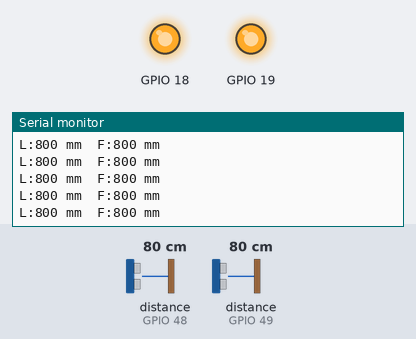
A sketch run on a simulated ESP32. Parts: output pins drawn as LEDs (lit = HIGH), the last lines printed to the serial monitor. Inputs (shaded band) come from the test bench; at power-on: distance to the obstacle (sensors on GPIO 48, GPIO 49) 80 cm.

Above: at 1.2 s.
1.3 s: distance to the obstacle (sensor on GPIO 48) set to 2 cm
At 1.5 s:
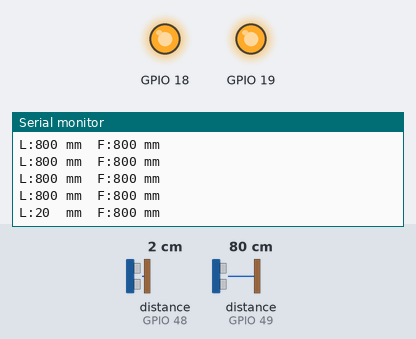
3.3 s: distance to the obstacle (sensor on GPIO 49) set to 2 cm
At 3.5 s:
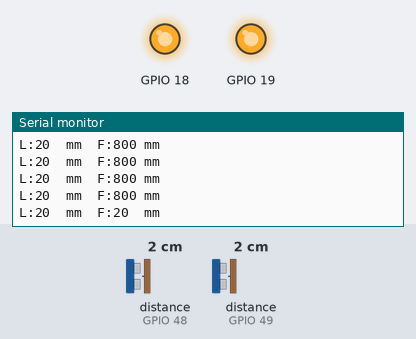
5.3 s: distance to the obstacle (sensor on GPIO 48) set to 18 cm
At 5.5 s:
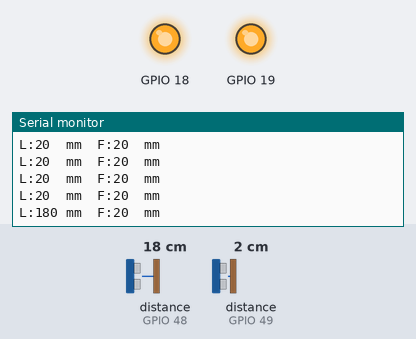
7.3 s: distance to the obstacle (sensor on GPIO 49) set to 120 cm
At 7.49 s:
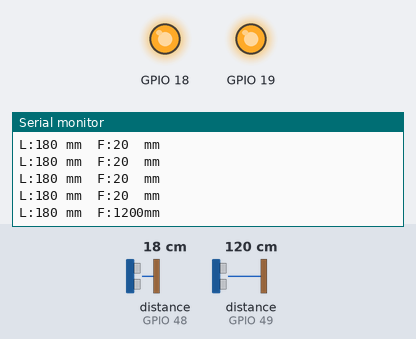

Measured:
- after the input at 1.3 s, the serial monitor: prints a new line after 0.06 s (image 1)
- after the input at 3.3 s, the serial monitor: prints a new line after 0.06 s (image 2)
- after the input at 5.3 s, the serial monitor: prints a new line after 0.06 s (image 3)
- after the input at 7.3 s, the serial monitor: prints a new line after 0.05 s (image 4)

The sketch:

04_tof_2.ino
```cpp
// =====================================================================
// STEP 4 - Two ToF distance sensors (LEFT + FRONT)
// =====================================================================
// WIRING
//   All ToF sensors share power and I2C:
//     VIN -> ESP32 3V3        GND -> ESP32 GND
//     SDA -> ESP32 GPIO6      SCL -> ESP32 GPIO7
//   Each sensor gets its OWN XSHUT wire (this is how they're told apart):
//     LEFT  sensor XSHUT -> GPIO18   (already wired in step 3)
//     FRONT sensor XSHUT -> GPIO19   (new)
//   Only connect the sensors listed here. An extra sensor with its XSHUT
//   unconnected wakes up at 0x29 on its own and breaks the others.
//   The IMU from step 2 can stay connected - it doesn't clash.
//
// WHAT YOU'LL SEE
//   Serial Monitor when it works:
//       STEP 4: two ToF sensors
//         ToF L  XSHUT=GPIO18  addr=0x30  PASS
//         ToF F  XSHUT=GPIO19  addr=0x31  PASS
//       2/2 sensors OK
//       ------------
//       L:142 mm  F:310 mm
//       L:---     F:95 mm       <- "---" = nothing in range (normal)
//   Wave a hand in front of each sensor in turn: only THAT one's number
//   should change. If covering the left sensor changes F, the XSHUT wires
//   are swapped.
//   If one fails, it shows FAIL at startup (with what to check), and
//   L:FAIL or F:FAIL on every line after.
//
// LIBRARY: Library Manager -> "VL53L0X" by Pololu (NOT Adafruit_VL53L0X)
// =====================================================================

#include <Arduino.h>
#include <Wire.h>
#include <VL53L0X.h>

constexpr uint8_t PIN_SDA = 6;
constexpr uint8_t PIN_SCL = 7;

// At or past this = "no wall in range" (the sensor reports ~8190).
constexpr uint16_t MAX_VALID_MM = 2000;

struct Tof {
  const char* name;
  uint8_t     xshut;   // GPIO wired to this sensor's XSHUT pin
  uint8_t     addr;    // I2C address it gets moved to
  VL53L0X     sensor;
  bool        ok;
};

Tof tofs[] = {
  {"L", 18, 0x30, VL53L0X(), false},
  {"F", 19, 0x31, VL53L0X(), false},
};
constexpr uint8_t NUM_TOF = sizeof(tofs) / sizeof(tofs[0]);

// Every VL53L0X wakes up at 0x29, so they're woken one at a time and each
// moves to its own address before the next one wakes.
bool startTof(Tof& t) {
  digitalWrite(t.xshut, HIGH);
  delay(10);
  t.sensor.setTimeout(100);
  if (!t.sensor.init()) {
    // Back to sleep, or it would clash with the next sensor at 0x29.
    digitalWrite(t.xshut, LOW);
    return false;
  }
  if (t.addr != 0x29) t.sensor.setAddress(t.addr);
  t.sensor.startContinuous();
  return true;
}

void setup() {
  Serial.begin(115200);
  const uint32_t t0 = millis();
  while (!Serial && millis() - t0 < 2000) {}
  Serial.println("\nSTEP 4: two ToF sensors");

  for (auto& t : tofs) {  // every sensor asleep first
    pinMode(t.xshut, OUTPUT);
    digitalWrite(t.xshut, LOW);
  }
  delay(10);

  Wire.begin(PIN_SDA, PIN_SCL);
  Wire.setClock(400000);

  uint8_t passed = 0;
  for (auto& t : tofs) {
    t.ok = startTof(t);
    Serial.printf("  ToF %s  XSHUT=GPIO%u  addr=0x%02X  %s\n",
                  t.name, t.xshut, t.addr, t.ok ? "PASS" : "FAIL");
    if (t.ok) passed++;
    else Serial.printf("    -> check VIN->3V3, GND, SDA/SCL, and XSHUT->GPIO%u\n", t.xshut);
  }
  Serial.printf("%u/%u sensors OK\n------------\n", passed, NUM_TOF);
}

void loop() {
  for (auto& t : tofs) {
    Serial.printf("%s:", t.name);
    if (!t.ok) { Serial.print("FAIL    "); continue; }
    const uint16_t mm = t.sensor.readRangeContinuousMillimeters();
    if (t.sensor.timeoutOccurred() || mm >= MAX_VALID_MM) Serial.print("---     ");
    else Serial.printf("%-4umm  ", mm);
  }
  Serial.println();
  delay(100);  // ~10 Hz
}
```
